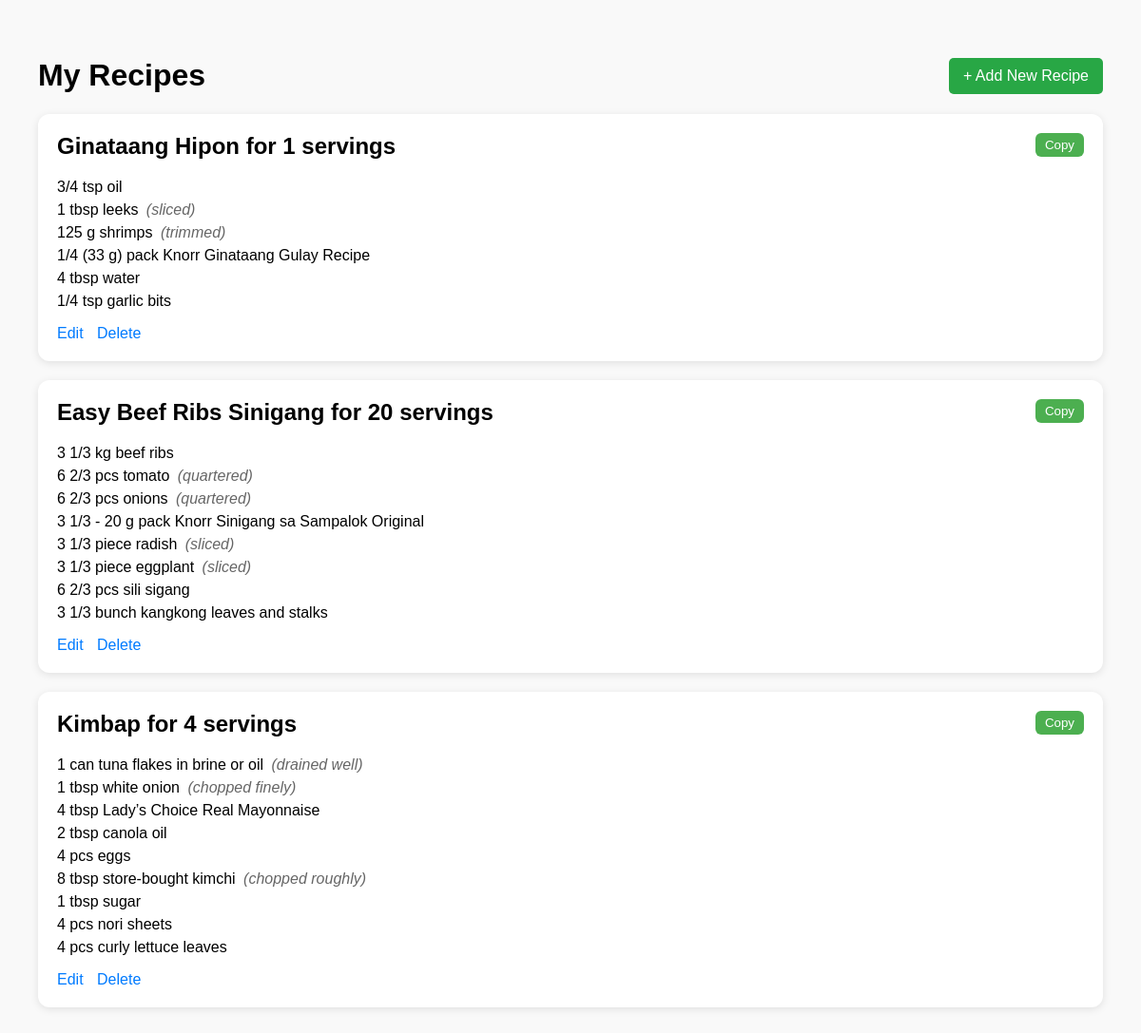
/my-recipes/ (signed in), run on the app's committed database.
### core/models.py (models this page shows, shortened)
class Recipe(models.Model):
    user = models.ForeignKey(User, on_delete=models.CASCADE)
    name = models.CharField(max_length=100)
    original_servings = models.IntegerField(default=1)
    desired_servings = models.IntegerField(null=True, blank=True)
    servings = models.PositiveIntegerField()
    use_fractions = models.BooleanField(default=True)

class Ingredient(models.Model):
    recipe = models.ForeignKey(Recipe, on_delete=models.CASCADE, related_name='ingredients')
    name = models.CharField(max_length=255)
    quantity = models.CharField(max_length=20)  # For display (e.g. "1 1/2")
    quantity_float = models.FloatField(null=True, blank=True)  # For math
    unit = models.CharField(max_length=50, blank=True)
    note = models.CharField(max_length=200, blank=True)

### core/views.py (the view)
# urls.py: path('my-recipes/', views.my_recipes, name='my_recipes'),
@login_required
def my_recipes(request):
    recipes = Recipe.objects.filter(user=request.user)
    return render(request, 'core/my_recipes.html', {'recipes': recipes})

### core/templates/core/my_recipes.html (shortened to what this page needs)
<!DOCTYPE html>
<html lang="en">
<head>
</head>
<body>
<div class="header" style="display: flex; justify-content: space-between; align-items: center;">
    <h1>My Recipes</h1>
    <a class="add-btn" href="{% url 'input_recipe' %}">+ Add New Recipe</a>
</div>
    {% if recipes %}
        {% for recipe in recipes %}
            <div class="recipe-card">
                <h2>{{ recipe.name }} for {{ recipe.servings }} servings</h2>
                <button class="copy-btn" onclick="copyRecipe({{ recipe.id }}, '{{ recipe.name }}', {{ recipe.servings }})">Copy</button>
                {% if recipe.ingredients.all %}
                    <ul class="ingredient-list" id="recipe-{{ recipe.id }}">
                        {% for ing in recipe.ingredients.all %}
                            <li>
                                {{ ing.quantity }} {{ ing.unit }} {{ ing.name }}
                                {% if ing.note %}
                                    <span class="ingredient-note">({{ ing.note }})</span>
                                {% endif %}
                            </li>
                        {% empty %}
                            <li><em>No ingredients yet</em></li>
                        {% endfor %}
                    </ul>
                {% endif %}
                <div class="recipe-actions">
                    <a href="{% url 'edit_recipe' recipe.id %}">Edit</a>
                    <a href="{% url 'delete_recipe' recipe.id %}">Delete</a>
                </div>
            </div>
        {% endfor %}
    {% else %}
        <p class="empty-state">You haven’t added any recipes yet.</p>
    {% endif %}
</body>
</html>

### core/templates/core/my_recipes.html (style rules this page uses)
body { font-family: Arial, sans-serif; background: #f9f9f9; margin: 40px; }
.recipe-card { background: white; border-radius: 12px; box-shadow: 0 2px 8px rgba(0,0,0,0.1); padding: 20px; margin-bottom: 20px; position: relative; }
.recipe-card h2 { margin-top: 0; font-size: 1.5rem; }
.copy-btn { position: absolute; top: 20px; right: 20px; background: #4caf50; color: white; border: none; padding: 5px 10px; border-radius: 6px; cursor: pointer; }
.ingredient-list { list-style: none; padding: 0; margin-top: 10px; }
.ingredient-list li { margin-bottom: 6px; }
.ingredient-note { opacity: 0.6; margin-left: 4px; font-style: italic; }
.recipe-actions { margin-top: 15px; }
.recipe-actions a { margin-right: 10px; color: #007bff; text-decoration: none; }
.add-btn { background-color: #28a745; color: white; padding: 10px 15px; border: none; border-radius: 5px; cursor: pointer; text-decoration: none; }

### data on the page
Recipe: name "Ginataang Hipon", servings "1"
Ingredient: quantity "3/4", unit "tsp", name "oil"
Ingredient: quantity "1", unit "tbsp", name "leeks", note "sliced"
Ingredient: quantity "125", unit "g", name "shrimps", note "trimmed"
Ingredient: quantity "1/4", unit "(33 g) pack", name "Knorr Ginataang Gulay Recipe"
Ingredient: quantity "4", unit "tbsp", name "water"
Ingredient: quantity "1/4", unit "tsp", name "garlic bits"
Recipe: name "Easy Beef Ribs Sinigang", servings "20"
Ingredient: quantity "3 1/3", unit "kg", name "beef ribs"
Ingredient: quantity "6 2/3", unit "pcs", name "tomato", note "quartered"
Ingredient: quantity "6 2/3", unit "pcs", name "onions", note "quartered"
Ingredient: quantity "3 1/3", name "- 20 g pack Knorr Sinigang sa Sampalok Original"
Ingredient: quantity "3 1/3", unit "piece", name "radish", note "sliced"
Ingredient: quantity "3 1/3", unit "piece", name "eggplant", note "sliced"
Ingredient: quantity "6 2/3", unit "pcs", name "sili sigang"
Ingredient: quantity "3 1/3", unit "bunch", name "kangkong leaves and stalks"
Recipe: name "Kimbap", servings "4"
Ingredient: quantity "1", unit "can", name "tuna flakes in brine or oil", note "drained well"
Ingredient: quantity "1", unit "tbsp", name "white onion", note "chopped finely"
Ingredient: quantity "4", unit "tbsp", name "Lady’s Choice Real Mayonnaise"
Ingredient: quantity "2", unit "tbsp", name "canola oil"
Ingredient: quantity "4", unit "pcs", name "eggs"
Ingredient: quantity "8", unit "tbsp", name "store-bought kimchi", note "chopped roughly"
Ingredient: quantity "1", unit "tbsp", name "sugar"
Ingredient: quantity "4", unit "pcs", name "nori sheets"
Ingredient: quantity "4", unit "pcs", name "curly lettuce leaves"
